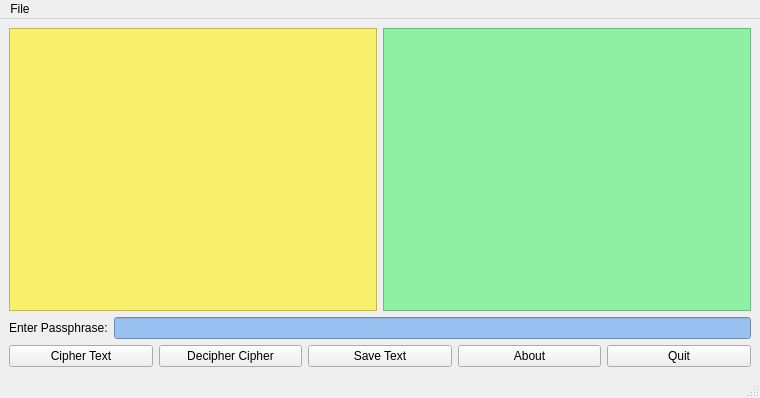
<?xml version="1.0" encoding="UTF-8"?>
<ui version="4.0">
 <class>bluecheese</class>
 <widget class="QMainWindow" name="bluecheese">
  <property name="geometry">
   <rect>
    <x>0</x>
    <y>0</y>
    <width>760</width>
    <height>398</height>
   </rect>
  </property>
  <property name="windowTitle">
   <string>bluecheese</string>
  </property>
  <widget class="QWidget" name="centralwidget">
   <layout class="QVBoxLayout" name="verticalLayout_3">
    <item>
     <layout class="QVBoxLayout" name="verticalLayout">
      <item>
       <layout class="QHBoxLayout" name="horizontalLayout_2">
        <item>
         <widget class="QTextEdit" name="textEdit">
          <property name="styleSheet">
           <string notr="true">background-color: rgb(249, 240, 107);</string>
          </property>
         </widget>
        </item>
        <item>
         <widget class="QTextBrowser" name="textBrowser">
          <property name="styleSheet">
           <string notr="true">background-color: rgb(143, 240, 164);</string>
          </property>
         </widget>
        </item>
       </layout>
      </item>
      <item>
       <layout class="QHBoxLayout" name="horizontalLayout_4">
        <item>
         <widget class="QLabel" name="label_2">
          <property name="text">
           <string>Enter Passphrase:</string>
          </property>
         </widget>
        </item>
        <item>
         <widget class="QLineEdit" name="lineEdit">
          <property name="styleSheet">
           <string notr="true">background-color: rgb(153, 193, 241);</string>
          </property>
         </widget>
        </item>
       </layout>
      </item>
      <item>
       <layout class="QHBoxLayout" name="horizontalLayout_5">
        <item>
         <widget class="QPushButton" name="pushButton">
          <property name="text">
           <string>Cipher Text</string>
          </property>
         </widget>
        </item>
        <item>
         <widget class="QPushButton" name="pushButton_3">
          <property name="text">
           <string>Decipher Cipher</string>
          </property>
         </widget>
        </item>
        <item>
         <widget class="QPushButton" name="pushButton_2">
          <property name="text">
           <string>Save Text</string>
          </property>
         </widget>
        </item>
        <item>
         <widget class="QPushButton" name="pushButton_5">
          <property name="text">
           <string>About</string>
          </property>
         </widget>
        </item>
        <item>
         <widget class="QPushButton" name="pushButton_4">
          <property name="text">
           <string>Quit</string>
          </property>
         </widget>
        </item>
       </layout>
      </item>
     </layout>
    </item>
   </layout>
  </widget>
  <widget class="QMenuBar" name="menubar">
   <property name="geometry">
    <rect>
     <x>0</x>
     <y>0</y>
     <width>760</width>
     <height>19</height>
    </rect>
   </property>
   <widget class="QMenu" name="menuFile">
    <property name="title">
     <string>File</string>
    </property>
    <addaction name="actionCipher"/>
    <addaction name="actionDecipher"/>
    <addaction name="actionSave"/>
    <addaction name="actionAbout"/>
    <addaction name="actionQuit"/>
   </widget>
   <addaction name="menuFile"/>
  </widget>
  <widget class="QStatusBar" name="statusbar"/>
  <action name="actionCipher">
   <property name="icon">
    <iconset theme="dialog-password"/>
   </property>
   <property name="text">
    <string>Cipher</string>
   </property>
   <property name="shortcut">
    <string>Ctrl+J</string>
   </property>
  </action>
  <action name="actionDecipher">
   <property name="icon">
    <iconset theme="edit-redo"/>
   </property>
   <property name="text">
    <string>Decipher</string>
   </property>
   <property name="shortcut">
    <string>Ctrl+K</string>
   </property>
  </action>
  <action name="actionSave">
   <property name="icon">
    <iconset theme="document-save-as"/>
   </property>
   <property name="text">
    <string>Save</string>
   </property>
   <property name="shortcut">
    <string>Ctrl+S</string>
   </property>
  </action>
  <action name="actionAbout">
   <property name="icon">
    <iconset theme="dialog-information"/>
   </property>
   <property name="text">
    <string>About</string>
   </property>
   <property name="shortcut">
    <string>Ctrl+I</string>
   </property>
  </action>
  <action name="actionQuit">
   <property name="icon">
    <iconset theme="application-exit"/>
   </property>
   <property name="text">
    <string>Quit</string>
   </property>
   <property name="shortcut">
    <string>Ctrl+Q</string>
   </property>
  </action>
 </widget>
 <resources/>
 <connections/>
</ui>
